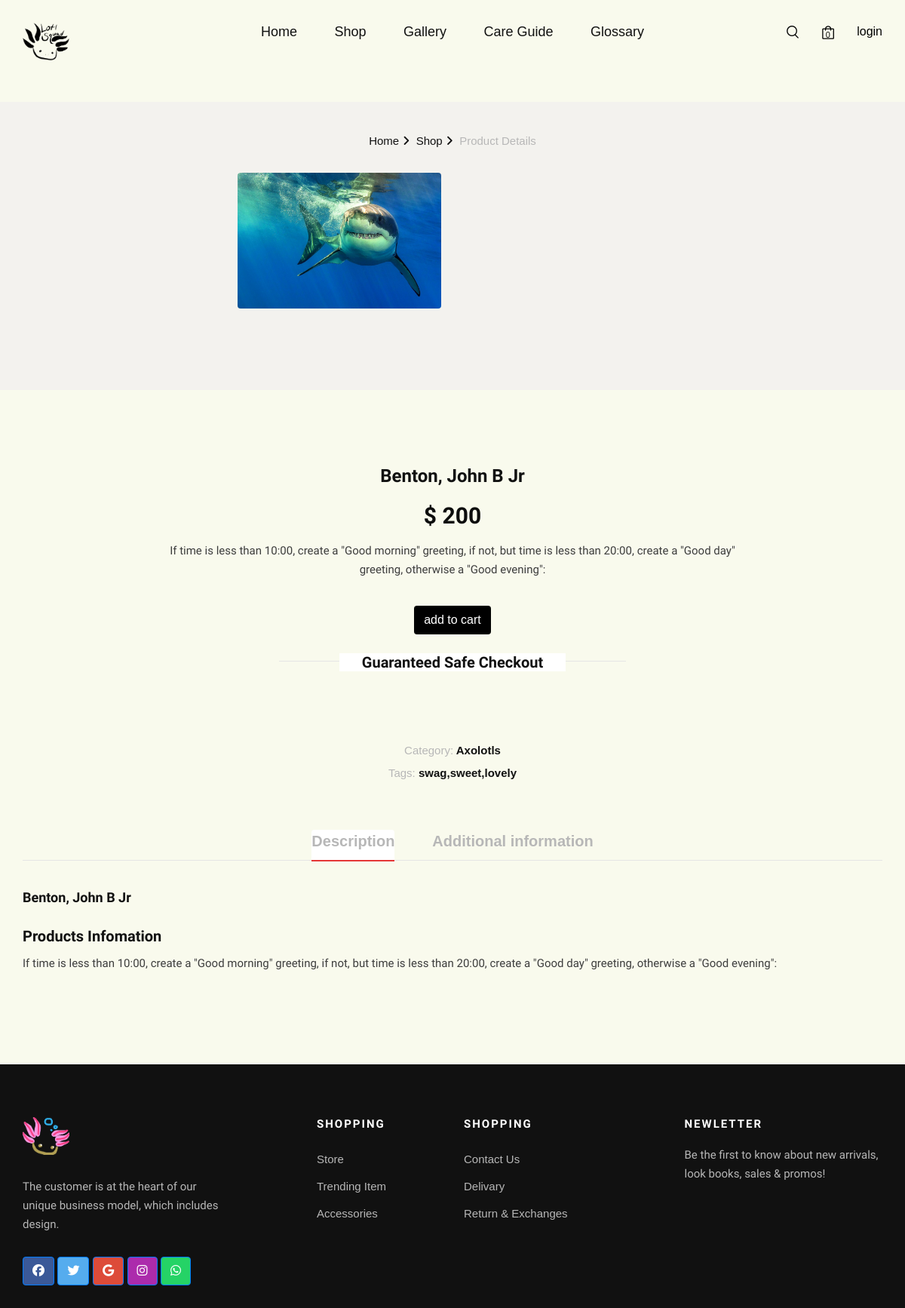
Page /details/5 on the committed database.
### main.py (models this page shows)
class Products(db.Model):
    id = db.Column(db.Integer, primary_key=True)
    name = db.Column(db.String(255), nullable=False)
    description = db.Column(db.String(255), nullable=False)
    additional_description = db.Column(db.String(1000))
    category = db.Column(db.String(255), nullable=False)
    sub_category = db.Column(db.String(255))
    sub_cat_size = db.Column(db.String(255), default="")
    sub_cat_gender = db.Column(db.String(255), default="")
    sub_cat_homo = db.Column(db.String(255), default="")
    sub_cat_albino = db.Column(db.String(255), default="")
    sub_cat_melanoid = db.Column(db.String(255), default="")
    sub_cat_leucistic = db.Column(db.String(255), default="")
    sub_cat_wild = db.Column(db.String(255), default="")
    sub_cat_heter = db.Column(db.String(255), default="")
    stock = db.Column(db.Integer, nullable=False)
    unit_price = db.Column(db.Integer, nullable=False)
    visibility = db.Column(db.Boolean(), default=1)
    image = db.Column(db.String(255))
    image2= db.Column(db.String(255))
    image3 = db.Column(db.String(255))
    created = db.Column(db.TIMESTAMP(), server_default=func.now())
    modified = db.Column(
        db.TIMESTAMP(), server_default=func.now(), onupdate=func.current_timestamp()
    )
    owner_id = db.Column(
        db.Integer, db.ForeignKey("user.id", ondelete="CASCADE"), nullable=False
    )
    orderitems = db.relationship("OrderItems", backref="products", lazy=True)
    rating = db.relationship("Ratings", backref="products", lazy=True)
    tags = db.Column(db.String(255))

### main.py (the view)
@app.route("/details/<id>")
def product_details(id):
    product = Products.query.filter_by(id=id).first()
    return render_template("shop-details.html", product=product)

### templates/shop-details.html (shortened to what this page needs)
{%extends 'base.html'%}
{%block content%}
    <section class="shop-details">
        <div class="product__details__pic">
            <div class="container" style="width:50%;">
                <div class="row">
                    <div class="col-lg-12">
                        <div class="product__details__breadcrumb">
                            <a href={{url_for('Home')}}>Home</a>
                            <a href="">Shop</a>
                            <span>Product Details</span>
                        </div>
                    </div>
                </div>
                <div class="lightbox">
  <div class="row">
    <div class="col-lg-6">
      <img
        src="{{url_for("static", filename="images/")}}{{product.image}}"
        alt=""
        class="w-100 mb-2 mb-md-4 shadow-1-strong rounded"
      />
    </div>
    <div class="col-lg-6">
    </div>
  </div>
</div>
            </div>
        </div>
        <div class="product__details__content">
            <div class="container">
                <div class="row d-flex justify-content-center">
                    <div class="col-lg-8">
                        <div class="product__details__text">
                            <h4>{{product.name}}</h4>
                            <h3>$ {{product.unit_price}}</h3>
                            <p>{{product.description}}</p>
                            <div class="product__details__cart__option">
                               <a class="option1" id="add_cart">
                              <form id="cart_form">
                           <button type="submit" class="btn " style="color:white; background-color:black">add to cart</button>
                           </form>
                           </a>
                            </div>
                            <div class="product__details__last__option">
                                <h5><span>Guaranteed Safe Checkout</span></h5>
                                <ul>
                                    <li><span>Category:</span> {{product.category}}</li>
                                    <li><span>Tags:</span> {{product.tags}}</li>
                                </ul>
                            </div>
                        </div>
                    </div>
                </div>
                <div class="row">
                    <div class="col-lg-12">
                        <div class="product__details__tab">
                            <ul class="nav nav-tabs" role="tablist">
                                <li class="nav-item">
                                    <a class="nav-link active" data-toggle="tab" href="#tabs-5"
                                    role="tab">Description</a>
                                </li>
                                <li class="nav-item">
                                    <a class="nav-link" data-toggle="tab" href="#tabs-7" role="tab">Additional
                                    information</a>
                                </li>
                            </ul>
                            <div class="tab-content">
                                <div class="tab-pane active" id="tabs-5" role="tabpanel">
                                    <div class="product__details__tab__content">
                                        <p class="note">{{product.name}}</p>
                                        <div class="product__details__tab__content__item">
                                            <h5>Products Infomation</h5>
                                            <p>{{product.description}}</p>
                                        </div>
                                    </div>
                                </div>
                            </div>
                        </div>
                    </div>
                </div>
            </div>
        </div>
    </section>
<br><br><br><br>
  {%endblock%}

### static/css/style.css (style rules this page uses)
html, body { height: 100%; font-family: "Nunito Sans", sans-serif; -webkit-font-smoothing: antialiased; }
h1, h2, h3, h4, h5, h6 { margin: 0; color: #111111; font-weight: 400; font-family: "Nunito Sans", sans-serif; }
h3 { font-size: 30px; }
h4 { font-size: 24px; }
h5 { font-size: 18px; }
p { font-size: 15px; font-family: "Nunito Sans", sans-serif; color: #3d3d3d; font-weight: 400; line-height: 25px; margin: 0 0 15px 0; }
img { max-width: 100%; }
ul, ol { padding: 0; margin: 0; }
.product__details__pic { text-align: center; background: #f3f2ee; padding: 40px 0 60px; margin-bottom: 100px; }
.product__details__breadcrumb { margin-bottom: 30px; }
.product__details__breadcrumb a { font-size: 15px; color: #111111; margin-right: 18px; display: inline-block; position: relative; }
.product__details__breadcrumb a:after { position: absolute; right: -14px; top: 0; content: ""; font-family: "FontAwesome"; }
.product__details__breadcrumb span { font-size: 15px; color: #b7b7b7; display: inline-block; }
.product__details__text { text-align: center; }
.product__details__text h4 { color: #111111; font-weight: 700; margin-bottom: 10px; }
.product__details__text h3 { color: #0d0d0d; font-weight: 700; margin-bottom: 16px; }
.product__details__text p { margin-bottom: 35px; }
.product__details__cart__option { margin-bottom: 25px; }
.product__details__last__option h5 { color: #111111; font-weight: 700; font-size: 20px; position: relative; margin-bottom: 26px; }
.product__details__last__option h5 span { background: #ffffff; padding: 0 30px; }
.product__details__last__option h5:before { position: absolute; left: 0; right: 0; top: 10px; height: 1px; width: 460px; background: #e5e5e5; content: ""; z-index: -1; margin: 0 auto; }
.product__details__last__option ul { padding-top: 40px; }
.product__details__last__option ul li { list-style: none; font-size: 15px; color: #111111; font-weight: 700; line-height: 30px; }
.product__details__last__option ul li span { font-weight: 400; color: #b7b7b7; }
.product__details__tab { padding-top: 60px; }
.product__details__tab .nav-tabs { border-bottom: 1px solid #e5e5e5; -webkit-box-pack: center; -ms-flex-pack: center; justify-content: center; }
.product__details__tab .nav-tabs .nav-item { margin-right: 50px; }
.product__details__tab .nav-tabs .nav-item:last-child { margin-right: 0; }
.product__details__tab .nav-tabs .nav-item .nav-link { font-size: 20px; color: #b7b7b7; padding: 0; border: none; font-weight: 700; padding-bottom: 10px; border-bottom: 2px solid transparent; }
.product__details__tab .nav-tabs .nav-item .nav-link.active { border-bottom: 2px solid #e53637; }
.product__details__tab__content { padding-top: 35px; }
.note { color: #111111; font-size: 18px; font-weight: 700; line-height: 28px; margin-bottom: 25px; }
.product__details__tab__content__item { margin-bottom: 30px; }
.product__details__tab__content__item:last-child { margin-bottom: 0; }
.product__details__tab__content__item h5 { color: #111111; font-size: 20px; font-weight: 700; margin-bottom: 12px; }
.product__details__tab__content__item p { margin-bottom: 0; }
@media only screen and (min-width: 1200px) { .container { max-width: 1170px; } }

### static/css/cardss.css (style rules this page uses)
body { font-family: "Poppins", sans-serif; color: #444444; }
a, a:hover { text-decoration: none; color: inherit; }

### static/css/new_section/style.css (style rules this page uses)
body { font-family: 'Source Sans Pro', sans-serif; }
section { margin: 25px 0; }

### rows in the picture
Products: image (picture), name "Benton, John B Jr", unit_price "200", description "If time is less than 10:00, create a \"Good morning\" greeting, if not, but time is less than 20:00, create a \"Good day\" greeting, otherwise a \"Good evening\":", category "Axolotls", tags "swag,sweet,lovely"

### other values in the picture
{{ cart_data|length }} "0"
